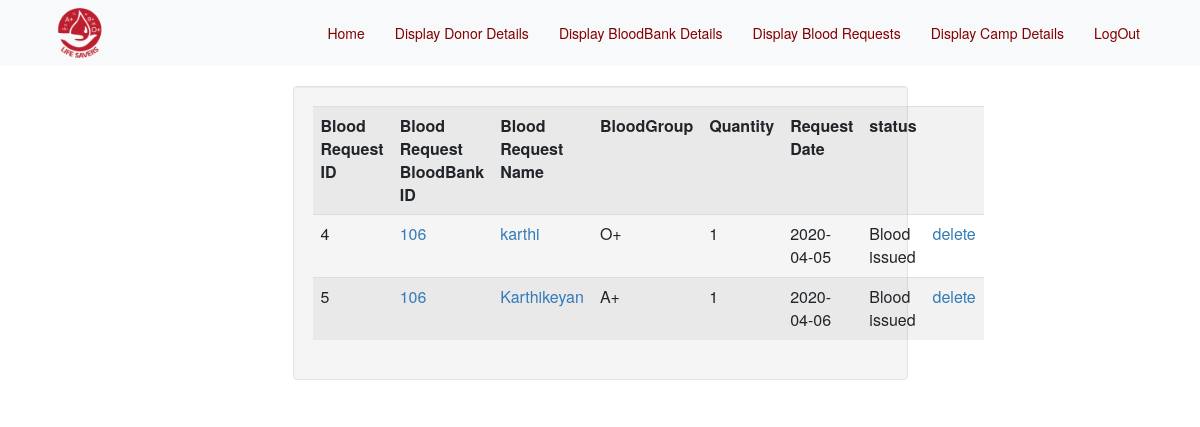
Page /Admin/displayreq.php (signed in) on the committed database.
### tables this page shows
CREATE TABLE `br_details` (
  `brid` int(11) NOT NULL,
  `name` varchar(30) DEFAULT NULL,
  `gender` varchar(8) DEFAULT NULL,
  `doorno` int(11) DEFAULT NULL,
  `street` varchar(40) DEFAULT NULL,
  `city` varchar(20) DEFAULT NULL,
  `district` varchar(30) DEFAULT NULL,
  `state` varchar(30) DEFAULT NULL,
  `quantity` int(11) DEFAULT NULL,
  `blood_group` varchar(4) DEFAULT NULL,
  `bid` int(11) DEFAULT NULL,
  `email_id` varchar(30) DEFAULT NULL,
  `mobile` bigint(20) DEFAULT NULL,
  `status` int(2) DEFAULT NULL,
  `date_of_req` date DEFAULT NULL
);

### Admin/displayreq.php (the view, shortened to what this page needs)
<?php
include 'layout/header.php';
include 'layout/navbar.php';
?>
		<div class="row" id="display_donor">
			<div class="col-sm-3">
			</div>
		<div class="col-sm-6 well">
			<div class="table-responsive-sm table-striped">
				<table class="table thead-dark">
					<?php
						$res=mysqli_query($link,"select * from br_details");
					?>
				<tr>
					<th>Blood Request ID</th>
					<th>Blood Request BloodBank ID</th>
					<th>Blood Request Name</th>
					<th>BloodGroup</th>
					<th>Quantity</th>
					<th>Request Date</th>
					<th>status</th>
					<th></th>
				</tr>
				<?php
						while($row=mysqli_fetch_array($res))
 						{?>
					<tr>
 						<td><?php
 							echo $row["brid"];
 							?>
 						</td>
 						<td>
							<a href="profilebb.php?bid=<?= $row['bid']; ?>">
 							<?php
 							echo $row["bid"];
 							?></a>
 						</td>
						<td>
							<a href="profilereq.php?brid=<?= $row['brid']; ?>">
 							<?php
 							echo $row["name"];
 							?></a>
 						</td>
 						<td>
							<?php
 							echo $row["blood_group"];
 							?>
 						</td>
						<td>
							<?= $row['quantity']; ?>
						</td>
						<td>
							<?= $row['date_of_req']; ?>
						</td>
						<td>
							<?php $s=$row["status"];
								if($s==1)
								{
									echo"Blood issued";
								}
								else
								{
									echo"Waiting";
								}
							?>
						</td>
						<td>
							<a href="deletereq.php?brid=<?= $row['brid']; ?>">
 							delete</a>
						</td>
 					</tr>
 					<?php }?>
 			</table>
			</div>
 	</div>
	<div class="col-sm-3">
	</div>
 	</div>
</body>
</html>

### Admin/css/style.css (style rules this page uses)
* { margin:0; padding:0; }

### rows in the picture
br_details: brid "4", bid "106", name "karthi", blood_group "O+", quantity "1", date_of_req "2020-04-05", status "Blood issued"
br_details: brid "5", bid "106", name "Karthikeyan", blood_group "A+", quantity "1", date_of_req "2020-04-06", status "Blood issued"
